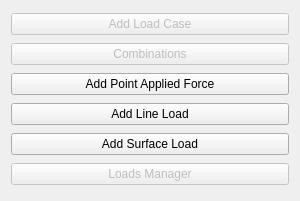
<?xml version="1.0" encoding="UTF-8"?>
<ui version="4.0">
 <class>staticSchemeLayoutWidget</class>
 <widget class="QWidget" name="staticSchemeLayoutWidget">
  <property name="geometry">
   <rect>
    <x>0</x>
    <y>0</y>
    <width>300</width>
    <height>201</height>
   </rect>
  </property>
  <property name="windowTitle">
   <string>Static Scheme Layout</string>
  </property>
  <layout class="QVBoxLayout" name="staticSchemeVBoxLayout">
   <item>
    <widget class="QPushButton" name="pushButton_2">
     <property name="enabled">
      <bool>false</bool>
     </property>
     <property name="text">
      <string>Add Load Case</string>
     </property>
    </widget>
   </item>
   <item>
    <widget class="QPushButton" name="pushButton">
     <property name="enabled">
      <bool>false</bool>
     </property>
     <property name="text">
      <string>Combinations</string>
     </property>
    </widget>
   </item>
   <item>
    <widget class="QPushButton" name="addPointAppliedForceButton">
     <property name="text">
      <string>Add Point Applied Force</string>
     </property>
    </widget>
   </item>
   <item>
    <widget class="QPushButton" name="addLineLoadButton">
     <property name="text">
      <string>Add Line Load</string>
     </property>
    </widget>
   </item>
   <item>
    <widget class="QPushButton" name="addSurfaceLoadButton">
     <property name="text">
      <string>Add Surface Load</string>
     </property>
    </widget>
   </item>
   <item>
    <widget class="QPushButton" name="loadsManagerButton">
     <property name="enabled">
      <bool>false</bool>
     </property>
     <property name="text">
      <string>Loads Manager</string>
     </property>
    </widget>
   </item>
  </layout>
 </widget>
 <resources/>
 <connections/>
</ui>
